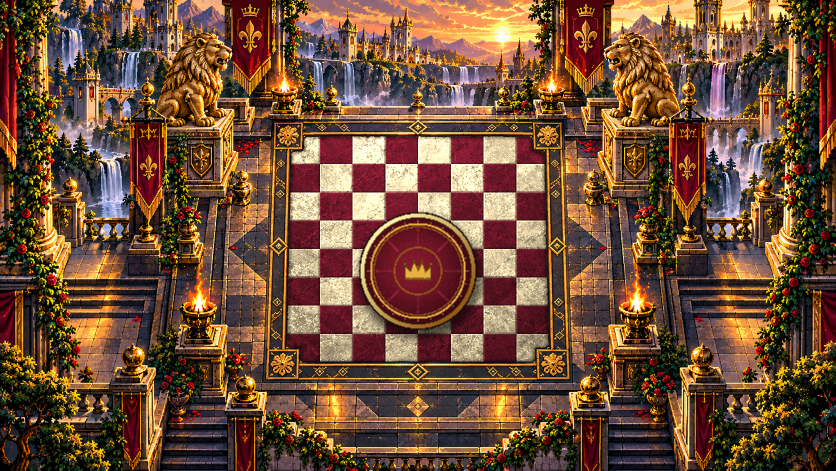
#> input picture tools/xeque_src/mesa_cena_com_tapete_original.png, 1672 x 941 px (shown at 1/2 size)
$ python xeque_center_mat.py
#> lines starting #> are read from the running program, lines starting #| are printed output that depends on the picture; after the words box and inside, x2 and y2 are one past the last pixel; in counts of white or black regions, pixels touching at a corner belong together
"""R37.2 · XEQUE: o círculo (tapete com a coroa) volta ao CENTRO do tabuleiro xadrez da arte.
Na arte aprovada ele estava 44 px abaixo do centro (centro do xadrez: x 836, y 498; tapete: y 542).
  • as casas de xadrez debaixo do tapete antigo são refeitas com as próprias casas da arte, copiadas
    de 2 casas ao lado (o xadrez repete a cada 131 px na horizontal e 113 px na vertical — mesma cor);
  • o tapete (xeque/art/mesa/tapete.png, igual ao da arte) é colado de novo, centrado, com a mesma sombra.
Entrada: tools/xeque_src/mesa_cena_com_tapete_original.png (sem alteração). Saída: xeque/art/mesa/mesa_cena_com_tapete.png
Depois rode tools/xeque_scene_soft.py (versões esfumada e desfocada)."""
import os
import numpy as np
import cv2
from PIL import Image

ROOT = os.path.join(os.path.dirname(__file__), "..")
SRC = os.path.join(ROOT, "tools/xeque_src/mesa_cena_com_tapete_original.png")
DST = os.path.join(ROOT, "xeque/art/mesa/mesa_cena_com_tapete.png")
TAP = os.path.join(ROOT, "xeque/art/mesa/tapete.png")
OLD = (715, 421)                     # canto do tapete na arte original (achado por correspondência exata)
CENTER = (836, 498)                  # centro do xadrez
BOARD = (583, 274, 1092, 724)        # casas do xadrez (x0, y0, x1, y1)
PX, PY = 131, 113                    # período do xadrez (2 casas)

sc = np.array(Image.open(SRC).convert("RGB")).astype(np.float64)
tap = np.array(Image.open(TAP).convert("RGBA")).astype(np.float64)
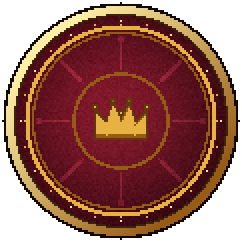
#> input picture xeque/art/mesa/tapete.png, 242 x 242 px
th, tw = tap.shape[:2]
#> th = 242; tw = 242
H, W = sc.shape[:2]
#> H = 941; W = 1672
# máscara do tapete antigo + sombra em volta (12 px)
m = np.zeros((H, W), np.uint8)
m[OLD[1]:OLD[1] + th, OLD[0]:OLD[0] + tw] = (tap[..., 3] > 8).astype(np.uint8)
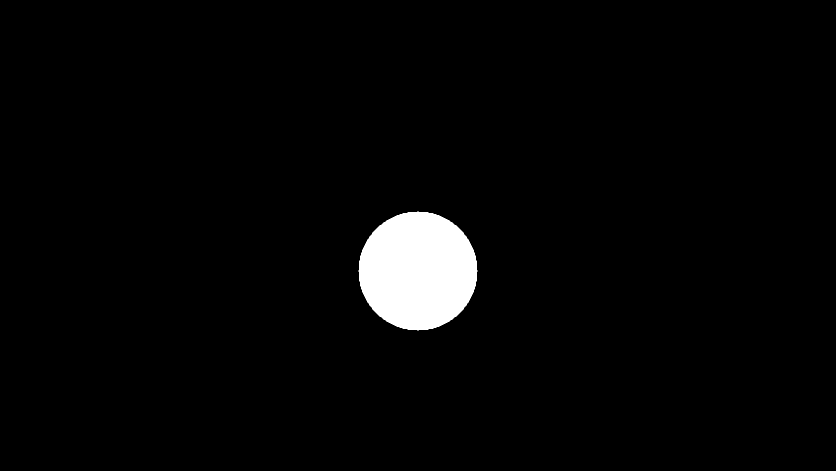
#> m: shape (941, 1672) (shown at 1/2 size); values 0 (black) and 1 (white), 2.8% white; 1 white region, box (x1, y1, x2, y2) and area: (717, 423, 955, 661) 43652
m = cv2.dilate(m, np.ones((31, 31), np.uint8))
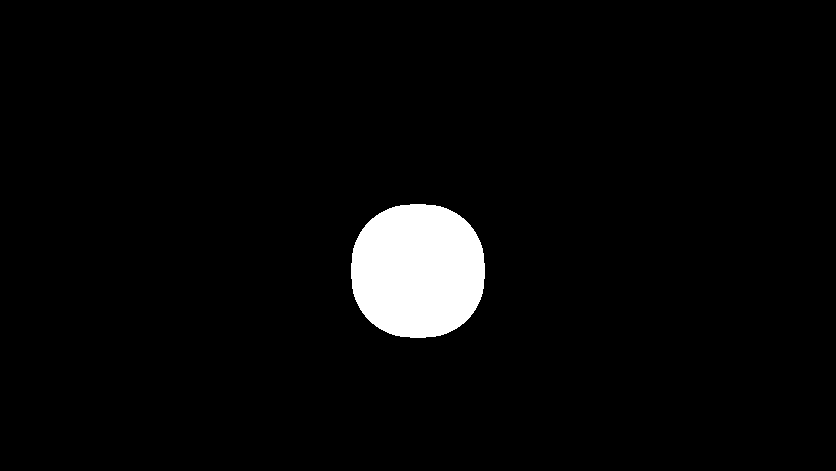
#> m: shape (941, 1672) (shown at 1/2 size); values 0 (black) and 1 (white), 3.7% white; 1 white region, box (x1, y1, x2, y2) and area: (702, 408, 970, 676) 58832
out = sc.copy()
ys, xs = np.where(m > 0)
cands = sorted([(k * PX, j * PY) for k in range(-4, 5) for j in range(-4, 5) if (k, j) != (0, 0)], key=lambda d: d[0] ** 2 + d[1] ** 2)
for y, x in zip(ys, xs):
    if not (BOARD[0] <= x <= BOARD[2] and BOARD[1] <= y <= BOARD[3]): continue
    for dx, dy in cands:
        sx, sy = x + dx, y + dy
        if BOARD[0] + 2 <= sx <= BOARD[2] - 2 and BOARD[1] + 2 <= sy <= BOARD[3] - 2 and m[sy, sx] == 0:
            out[y, x] = sc[sy, sx]
            break
#> this loop made 58832 passes
#> (y, x) on passes 1 to 3: (408, 820), (408, 821), (408, 822)
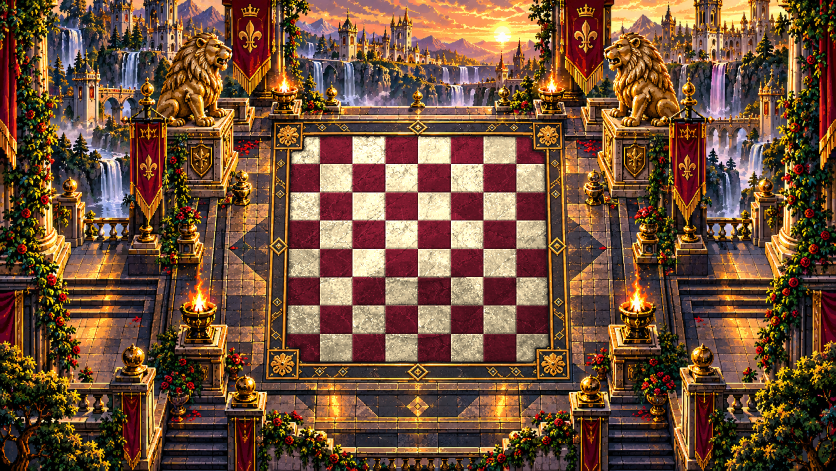
#> out: shape (941, 1672, 3) float64 (shown at 1/2 size); mean R, G, B 113.5, 79.6, 55.8
dx, dy = CENTER[0] - (OLD[0] + tw / 2), CENTER[1] - (OLD[1] + th / 2)
#> dx = 0; dy = -44
# sombra suave do tapete (como a da arte): alfa desfocado, um pouco para baixo
nx0, ny0 = int(round(OLD[0] + dx)), int(round(OLD[1] + dy))
#> nx0 = 715; ny0 = 377
al = np.zeros((H, W))
al[ny0 + 6:ny0 + 6 + th, nx0:nx0 + tw] = tap[..., 3] / 255.0
#> al: shape (941, 1672) float64; values 0 (black) and 1 (white), 2.8% white; 1 white region, box (x1, y1, x2, y2) and area: (717, 385, 955, 623) 43652
shadow = cv2.GaussianBlur(al, (0, 0), 7) * 0.45
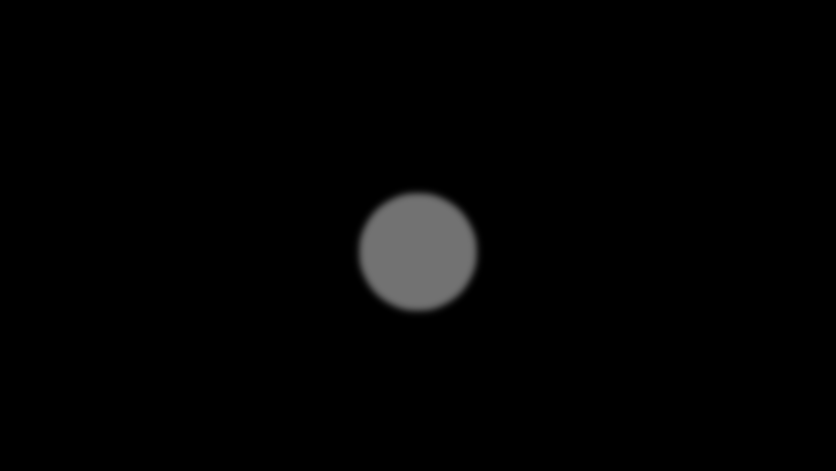
#> shadow: shape (941, 1672) float64 (shown at 1/2 size); min 0, max 0.45, mean 0.0125
out = out * (1 - shadow[..., None])
# tapete centrado
nx, ny = int(round(OLD[0] + dx)), int(round(OLD[1] + dy))
#> nx = 715; ny = 377
a = tap[..., 3:4] / 255.0
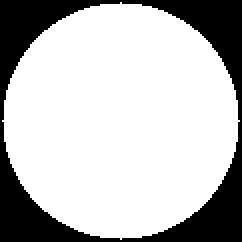
#> a: shape (242, 242, 1) float64; values 0 (black) and 1 (white), 74.5% white; 1 black region, box (x1, y1, x2, y2) and area: (0, 0, 242, 242) 14912
out[ny:ny + th, nx:nx + tw] = out[ny:ny + th, nx:nx + tw] * (1 - a) + tap[..., :3] * a
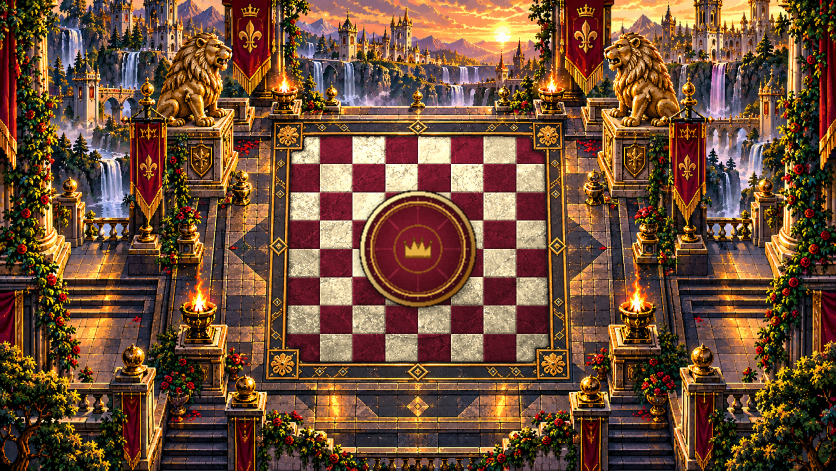
#> out: shape (941, 1672, 3) float64 (shown at 1/2 size); mean R, G, B 112, 77.8, 53.9
Image.fromarray(np.clip(out, 0, 255).astype(np.uint8)).save(DST)
print("ok", (nx, ny), "deslocamento", dx, dy)
#| ok (715, 377) deslocamento 0.0 -44.0
